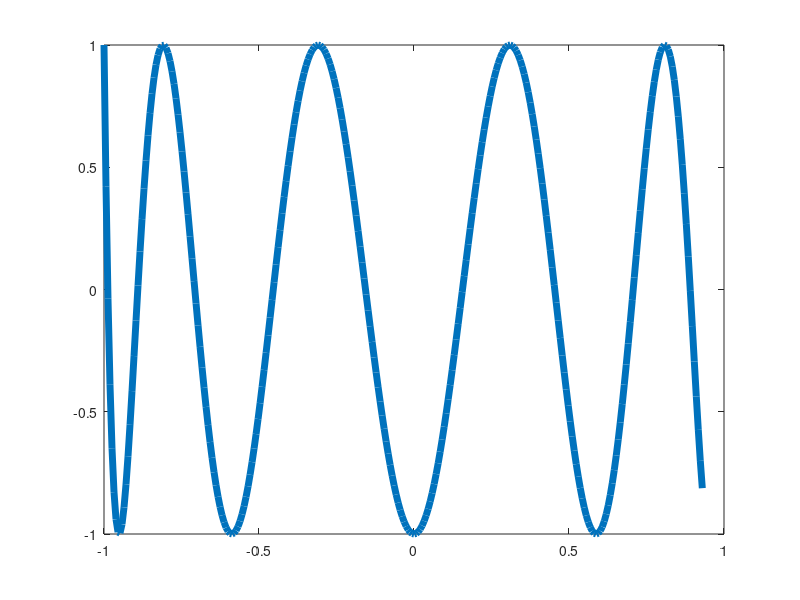

MATLAB code to generate this figure: (Note: this script raises an error after producing the figure.)
% Chebfun logo.

% Copyright 2002-2008 by The Chebfun Team. See www.comlab.ox.ac.uk/chebfun.

figure
x = linspace(-1,0.93,300)';
plot(x,cos(10*acos(x)),'linew',5)
hold on

t = - cos(pi*(2:8)'/10) *0.99;  % cheb extrema (tweaked)
y = 0*t; 
flist = listfonts;
h = text( t, y, num2cell(transpose('chebfun')), ...
  'fontsize',28,'hor','cen','vert','mid') ; 
k = strmatch('Rockwell',flist);
k = [k; strmatch('Luxi Serif',flist)];
k = [k; strmatch('Times',flist)];
if ~isempty(k), set(h,'fontname',flist{k(1)}), end

axis([-1.02 .95 -2 2])
set(gca,'pos',[0 0 1 1])
set(gcf,'papertype','A4','paperunit','cent','paperpos',[4.49 12.83 12 4])
set(gcf,'unit','cent','pos',[0 0 12 4],...
  'menuBar','none','name','Chebfun Toolbox','numbertitle','off')
axis off

shg